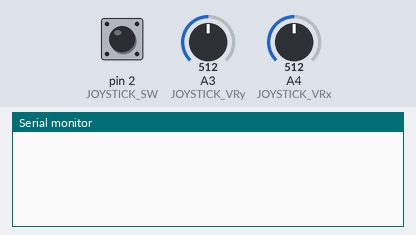
Simulated run of this sketch. Board: Arduino Uno, built with avr-gcc and run on an emulated ATmega328P. Shown: the last lines printed to the serial monitor. The inputs (shaded band) are chosen by the test bench; at power-on: A3 (JOYSTICK_VRy) = 512, A4 (JOYSTICK_VRx) = 512, pin 2 (JOYSTICK_SW) HIGH. No radio packets arrive unless stated.

Above: at 1.2 s.
1.3 s: A3 (JOYSTICK_VRy) set to 716
At 2.3 s:
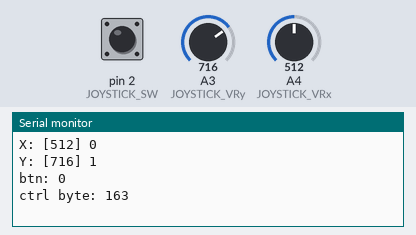
2.8 s: A4 (JOYSTICK_VRx) set to 716
4.3 s: pin 2 (JOYSTICK_SW) pulled LOW for 0.15 s
At 4.49 s:
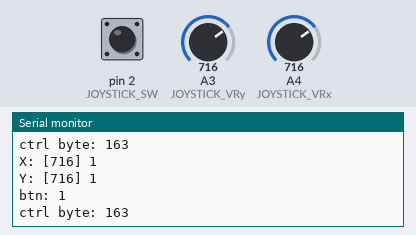
5.9 s: A3 (JOYSTICK_VRy) set to 511
At 6.5 s:
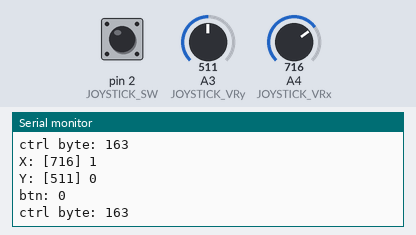
7.4 s: A4 (JOYSTICK_VRx) set to 511
Timing chart, 0 to 9.9 s (numbered marks = the images above; inputs shaded):
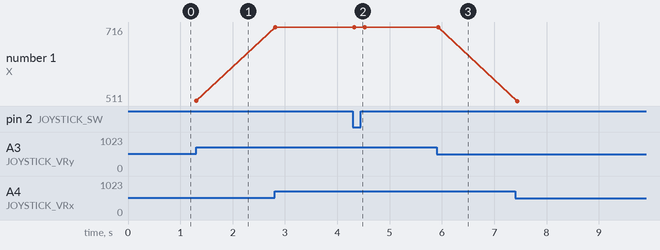

Measured:
- after the input at 1.3 s, the serial monitor: prints a new line at once (image 1)
- after the input at 4.3 s, the serial monitor: prints a new line at once (image 2)
- after the input at 5.9 s, the serial monitor: prints a new line at once (image 3)

The sketch:

transmitter.ino
```cpp
#include <SPI.h>
#include <nRF24L01.h>
#include <RF24.h>


/*  Configurations/pins on the board
 */
#define  JOYSTICK_VRx   A4
#define  JOYSTICK_VRy   A3
#define  JOYSTICK_SW    2

#define  RADIO_PIN_CE   8
#define  RADIO_PIN_CSN  9
#define  RADIO_TX_ADDR  0x77A88
#define  RADIO_RX_ADDR  0x77B88


/*  Info object transmited via NRF24L01. Max size of this struct is 32 bytes - NRF24L01 buffer limit
 */
struct Joystick_Data {
  int VRx = 0;
  int VRy = 0;
  int SW  = 0;

  #define JOYSTICK_CTRL_BYTE   0xA3
  byte cb = JOYSTICK_CTRL_BYTE; //control byte
};
Joystick_Data jdata;


/*  RF24 object init
 */
RF24 radio(RADIO_PIN_CE, RADIO_PIN_CSN); // CE, CSN


int joystick_calc_dir(int vr) {
  switch (vr) {
    case 0   ... 100:  return -2;
    case 101 ... 461:  return -1;
    case 462 ... 562:  return  0;
    case 563 ... 922:  return  1;
    case 923 ... 1023: return  2;

    default: return 0;
  }
}

bool joystick_check() {

  int VRx  = analogRead(JOYSTICK_VRx);
  int VRy  = analogRead(JOYSTICK_VRy);
  int SW   = digitalRead(JOYSTICK_SW) ? 0 : 1;

  int mapX = joystick_calc_dir(VRx);
  int mapY = joystick_calc_dir(VRy);

  if ((mapX != jdata.VRx) ||
      (mapY != jdata.VRy) ||
      (SW   != jdata.SW))
  {
    jdata.VRx = mapX;
    jdata.VRy = mapY;
    jdata.SW = SW;

    Serial.print("X: [");
    Serial.print(VRx);
    Serial.print("] ");
    Serial.print(jdata.VRx);
    Serial.print('\n');
    Serial.print("Y: [");
    Serial.print(VRy);
    Serial.print("] ");
    Serial.print(jdata.VRy);
    Serial.print('\n');
    Serial.print("btn: ");
    Serial.print(jdata.SW);
    Serial.print('\n');
    Serial.print("ctrl byte: ");
    Serial.print(jdata.cb);
    Serial.print('\n');

    return true;
  }
  return false;
}


void setup() {
  Serial.begin(9600);

  pinMode(JOYSTICK_VRx, INPUT);
  pinMode(JOYSTICK_VRy, INPUT);
  pinMode(JOYSTICK_SW,  INPUT_PULLUP);

  radio.begin();
  radio.openWritingPipe(RADIO_TX_ADDR);
  radio.setPALevel(RF24_PA_MIN);
  radio.stopListening();
}

void loop() {
  if (joystick_check()) {
    radio.write(&jdata, sizeof(Joystick_Data));
  }
  delay(100);
}
```
